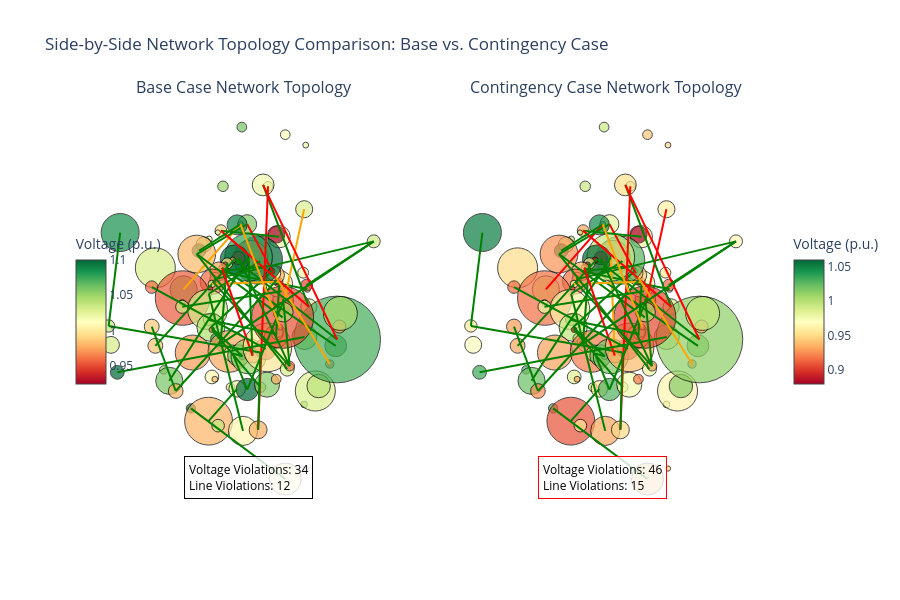

The notebook cell this image was saved under:
### Markdown cell above
## 🔄 Enhanced Network Topology with Case-by-Case Comparison

Now let's enhance our network topology visualization to directly show the impact of contingency cases on the network itself - allowing for visual side-by-side comparison of network conditions.

### Code cell
# Create Side-by-Side Network Topology for Case Comparison
def create_side_by_side_topology(base_buses, base_branches, cont_buses, cont_branches):
    """Create side-by-side network topology visualization for case comparison"""
    
    # Create figure with subplots
    fig = make_subplots(
        rows=1, cols=2,
        subplot_titles=('Base Case Network Topology', 'Contingency Case Network Topology'),
        horizontal_spacing=0.05
    )
    
    # Create coordinates for both cases (same layout)
    num_buses = len(base_buses)
    angles = np.linspace(0, 2*np.pi, num_buses, endpoint=False)
    radii = base_buses['BASE_KV'] / base_buses['BASE_KV'].max()  # Normalize by voltage level
    
    # Add coordinates to both dataframes
    base_buses = base_buses.copy()
    cont_buses = cont_buses.copy()
    
    base_buses['x_coord'] = radii * np.cos(angles) * 100
    base_buses['y_coord'] = radii * np.sin(angles) * 100
    
    cont_buses['x_coord'] = radii * np.cos(angles) * 100
    cont_buses['y_coord'] = radii * np.sin(angles) * 100
    
    # --- BASE CASE NETWORK (LEFT SUBPLOT) ---
    
    # Add bus nodes for base case
    fig.add_trace(
        go.Scatter(
            x=base_buses['x_coord'],
            y=base_buses['y_coord'],
            mode='markers',
            marker=dict(
                size=base_buses['PD'] / 5 + 5,  # Size based on real load data
                color=base_buses['VM'],          # Color based on voltage magnitude
                colorscale='RdYlGn',
                colorbar=dict(
                    title="Voltage (p.u.)",
                    x=-0.02,
                    len=0.4,
                    y=0.5
                ),
                showscale=True,
                line=dict(width=1, color='black')
            ),
            text=base_buses.apply(lambda row: f"Bus {int(row['BUS_NUMBER'])}<br>V: {row['VM']:.3f} p.u.<br>Load: {row['PD']:.1f} MW", axis=1),
            hovertemplate='%{text}<extra></extra>',
            name='Base Buses',
        ),
        row=1, col=1
    )
    
    # Add lines for base case (first 50 for clarity)
    for _, branch in base_branches.head(50).iterrows():
        from_bus = base_buses[base_buses['BUS_NUMBER'] == branch['From_Bus']]
        to_bus = base_buses[base_buses['BUS_NUMBER'] == branch['To_Bus']]
        
        if not from_bus.empty and not to_bus.empty:
            # Line color based on loading percentage
            loading_pct = (branch['MVA'] / branch['RATE']) * 100 if branch['RATE'] > 0 else 0
            line_color = 'red' if loading_pct > 90 else 'orange' if loading_pct > 75 else 'green'
            
            fig.add_trace(
                go.Scatter(
                    x=[from_bus.iloc[0]['x_coord'], to_bus.iloc[0]['x_coord']],
                    y=[from_bus.iloc[0]['y_coord'], to_bus.iloc[0]['y_coord']],
                    mode='lines',
                    line=dict(color=line_color, width=2),
                    hovertemplate=f"Line {int(branch['From_Bus'])}-{int(branch['To_Bus'])}<br>" +
                                f"Loading: {loading_pct:.1f}%<extra></extra>",
                    showlegend=False
                ),
                row=1, col=1
            )
    
    # --- CONTINGENCY CASE NETWORK (RIGHT SUBPLOT) ---
    
    # Add bus nodes for contingency case
    fig.add_trace(
        go.Scatter(
            x=cont_buses['x_coord'],
            y=cont_buses['y_coord'],
            mode='markers',
            marker=dict(
                size=cont_buses['PD'] / 5 + 5,
                color=cont_buses['VM'],
                colorscale='RdYlGn',
                colorbar=dict(
                    title="Voltage (p.u.)",
                    x=1.02,
                    len=0.4,
                    y=0.5
                ),
                showscale=True,
                line=dict(width=1, color='black')
            ),
            text=cont_buses.apply(lambda row: f"Bus {int(row['BUS_NUMBER'])}<br>V: {row['VM']:.3f} p.u.<br>Load: {row['PD']:.1f} MW", axis=1),
            hovertemplate='%{text}<extra></extra>',
            name='Contingency Buses',
        ),
        row=1, col=2
    )
    
    # Add lines for contingency case (first 50 for clarity)
    for _, branch in cont_branches.head(50).iterrows():
        from_bus = cont_buses[cont_buses['BUS_NUMBER'] == branch['From_Bus']]
        to_bus = cont_buses[cont_buses['BUS_NUMBER'] == branch['To_Bus']]
        
        if not from_bus.empty and not to_bus.empty:
            # Line color based on loading percentage
            loading_pct = (branch['MVA'] / branch['RATE']) * 100 if branch['RATE'] > 0 else 0
            line_color = 'red' if loading_pct > 90 else 'orange' if loading_pct > 75 else 'green'
            
            fig.add_trace(
                go.Scatter(
                    x=[from_bus.iloc[0]['x_coord'], to_bus.iloc[0]['x_coord']],
                    y=[from_bus.iloc[0]['y_coord'], to_bus.iloc[0]['y_coord']],
                    mode='lines',
                    line=dict(color=line_color, width=2),
                    hovertemplate=f"Line {int(branch['From_Bus'])}-{int(branch['To_Bus'])}<br>" +
                                f"Loading: {loading_pct:.1f}%<extra></extra>",
                    showlegend=False
                ),
                row=1, col=2
            )
    
    # Add voltage violation annotations
    base_v_violations = len(base_buses[(base_buses['VM'] < 0.95) | (base_buses['VM'] > 1.05)])
    cont_v_violations = len(cont_buses[(cont_buses['VM'] < 0.95) | (cont_buses['VM'] > 1.05)])
    
    # Add loading violation annotations
    base_loading = (base_branches['MVA'] / base_branches['RATE'] * 100)
    cont_loading = (cont_branches['MVA'] / cont_branches['RATE'] * 100)
    base_l_violations = len(base_loading[base_loading > 100])
    cont_l_violations = len(cont_loading[cont_loading > 100])
    
    # Annotations for base case
    fig.add_annotation(
        x=0.15, y=0.05,
        xref="paper", yref="paper",
        text=f"Voltage Violations: {base_v_violations}<br>Line Violations: {base_l_violations}",
        showarrow=False,
        font=dict(size=12, color='black'),
        align="left",
        bgcolor="rgba(255, 255, 255, 0.8)",
        bordercolor="black",
        borderwidth=1,
        borderpad=4
    )
    
    # Annotations for contingency case
    fig.add_annotation(
        x=0.85, y=0.05,
        xref="paper", yref="paper",
        text=f"Voltage Violations: {cont_v_violations}<br>Line Violations: {cont_l_violations}",
        showarrow=False,
        font=dict(size=12, color='black'),
        align="left",
        bgcolor="rgba(255, 255, 255, 0.8)",
        bordercolor="black" if cont_v_violations + cont_l_violations == 0 else "red",
        borderwidth=1,
        borderpad=4
    )
    
    # Update layout
    fig.update_layout(
        title="Side-by-Side Network Topology Comparison: Base vs. Contingency Case",
        height=600,
        showlegend=False,
        template="plotly_white"
    )
    
    # Update axes for both subplots
    for i in range(1, 3):
        fig.update_xaxes(
            showgrid=False, 
            zeroline=False, 
            showticklabels=False,
            title="",
            row=1, col=i
        )
        fig.update_yaxes(
            showgrid=False, 
            zeroline=False, 
            showticklabels=False,
            title="",
            row=1, col=i
        )
    
    return fig

# Create and display the side-by-side topology visualization
print("🔄 Creating side-by-side network topology comparison...")
side_by_side_fig = create_side_by_side_topology(
    base_case_buses, base_case_branches,
    contingency_case_buses, contingency_case_branches
)
side_by_side_fig.show()

print("""
✅ Side-by-side network topology comparison created successfully!

📋 **How to Use This Visualization:**

1. **Color Comparison:** 
   - Compare voltage profiles between cases (green = good, red = poor voltage)
   - Identify areas affected by contingency (voltage drop)

2. **Line Loading:**
   - Green lines: normal loading (<75%)
   - Orange lines: heavy loading (75-90%)
   - Red lines: critical loading (>90%)

3. **Interactive Features:**
   - Hover over buses to see voltage details
   - Hover over lines to see loading percentage
   - Compare violation counts in annotations

4. **Analysis Tips:**
   - Look for clusters of voltage problems (red buses)
   - Identify overloaded corridors (red lines)
   - Compare violation counts between cases
""")
